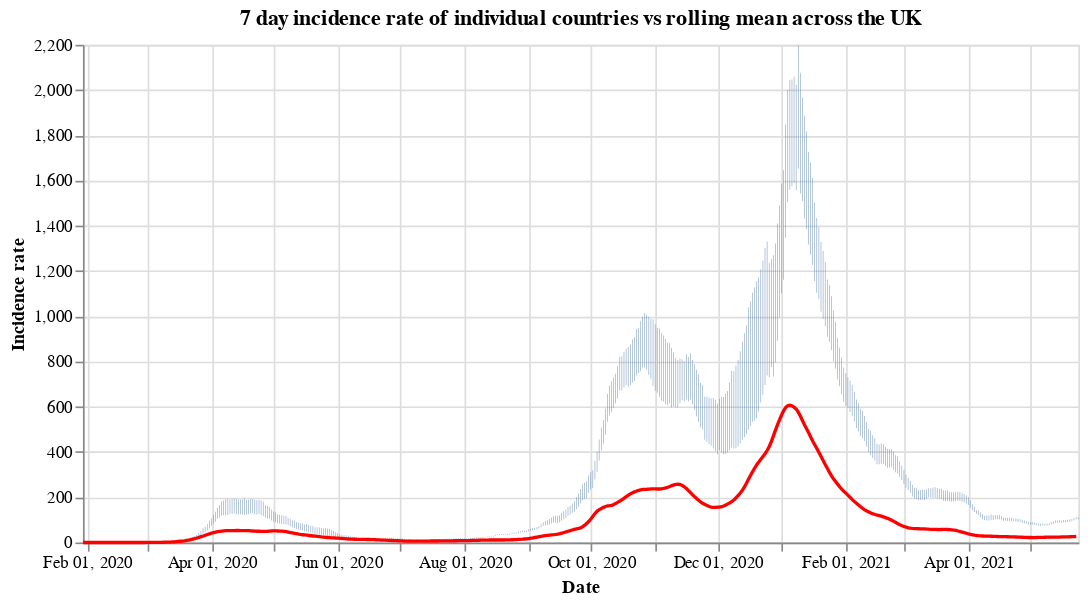

This figure's notebook cell:
### Code cell
#collapse
countries = uk_cases['areaName'].unique()
countries.sort()

selection = alt.selection_single(
    name='Select',
    fields=['areaName'],
    init={'areaName': 'Wales'},
    bind={'areaName': alt.binding_select(options=countries)}
)

# scatter plot, modify opacity based on selection
bars = alt.Chart(uk_cases).mark_bar().add_selection(
    selection
).encode(
    x=alt.X("yearmonthdate(date):T", axis=alt.Axis(title='Date')),
    y=alt.Y("weeklyCasesRate:Q", axis=alt.Axis(title='Incidence rate')),
    tooltip='weeklyCasesRate:Q',
    opacity=alt.condition(selection, alt.value(1), alt.value(0))
).properties(title=f'7 day incidence rate of individual countries vs rolling mean across the UK', width=600)

line = alt.Chart(overview_cases).mark_line(
    color='red',
    size=2,
).transform_window(
    rolling_mean='mean(weeklyCasesRate)',
    frame=[0, 7]
).encode(
    x='yearmonthdate(date):T',
    y='rolling_mean:Q'
)

alt.layer(bars, line)

### Figure 1 — Vega-Lite specification as saved in the notebook (floating-point values rounded to 4 significant figures; data arrays with more than 128 entries replaced by an {"elided": "..."} marker saying what was removed)
{"config": {"view": {"continuousWidth": 400, "continuousHeight": 300}}, "layer": [{"data": {"name": "data-1a3115e141fdd11c35e647804fc3e044"}, "mark": "bar", "encoding": {"opacity": {"condition": {"value": 1, "selection": "Select"}, "value": 0}, "tooltip": {"type": "quantitative", "field": "weeklyCasesRate"}, "x": {"type": "temporal", "axis": {"title": "Date"}, "field": "date", "timeUnit": "yearmonthdate"}, "y": {"type": "quantitative", "axis": {"title": "Incidence rate"}, "field": "weeklyCasesRate"}}, "selection": {"Select": {"type": "single", "fields": ["areaName"], "init": {"areaName": "Wales"}, "bind": {"areaName": {"input": "select", "options": ["England", "Northern Ireland", "Scotland", "Wales"]}}}}, "title": "7 day incidence rate of individual countries vs rolling mean across the UK", "width": 600}, {"data": {"name": "data-db37ff1cb4e80deeea82bf67d06a040c"}, "mark": {"type": "line", "color": "red", "size": 2}, "encoding": {"x": {"type": "temporal", "field": "date", "timeUnit": "yearmonthdate"}, "y": {"type": "quantitative", "field": "rolling_mean"}}, "transform": [{"window": [{"op": "mean", "field": "weeklyCasesRate", "as": "rolling_mean"}], "frame": [0, 7]}]}], "$schema": "https://vega.github.io/schema/vega-lite/v4.8.1.json", "datasets": {"data-1a3115e141fdd11c35e647804fc3e044": {"elided": "1828 records"}, "data-db37ff1cb4e80deeea82bf67d06a040c": {"elided": "480 records"}}}
